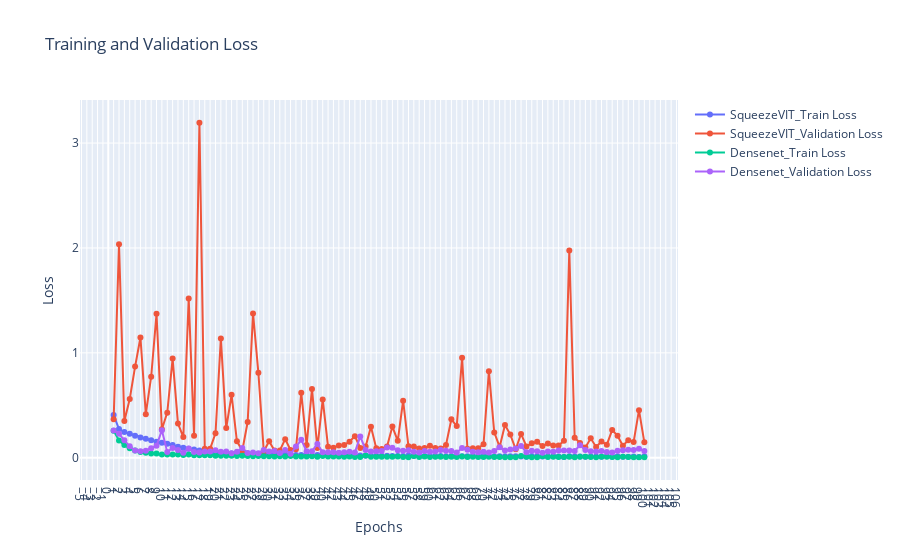

The cell this chart's notebook holds for it:
### Code cell
import plotly.graph_objects as go

# Create the interactive plot
fig = go.Figure()
for exps in loss_data.keys():
    # plt.plot(epochs, loss_data[exps][0], label=exps + 'Train Loss', marker='o')
    # plt.plot(epochs, loss_data[exps][1], label=exps + 'Validation Loss', marker='o')
    fig.add_trace(go.Scatter(x=epochs, y=loss_data[exps][0], mode='lines+markers', name=exps + '_Train Loss'))
    fig.add_trace(go.Scatter(x=epochs, y=loss_data[exps][1], mode='lines+markers', name=exps + '_Validation Loss'))
# fig.add_trace(go.Scatter(x=epochs, y=train_loss, mode='lines+markers', name='Train Loss'))
# fig.add_trace(go.Scatter(x=epochs, y=val_loss, mode='lines+markers', name='Validation Loss'))

fig.update_layout(
    title='Training and Validation Loss',
    xaxis_title='Epochs',
    yaxis_title='Loss',
    xaxis=dict(tickmode='linear'),
    yaxis=dict(tickmode='linear'),
    # legend=dict(x=0, y=1),
    grid=dict(),
)

fig.show()
